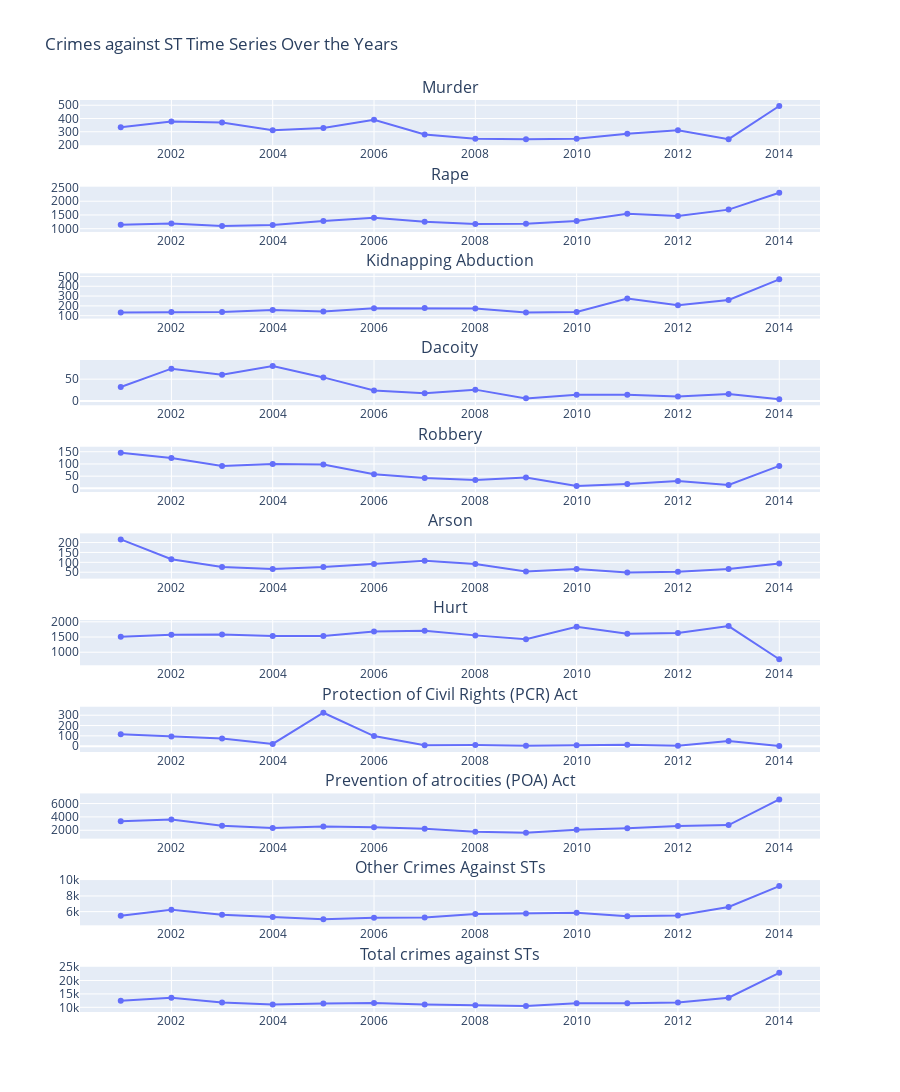

This figure's notebook cell:
### Code cell
crime_features_ST = dis_w_cr_co_ST_final.columns.drop(['STATE/UT', 'DISTRICT', 'Year',])

# Create subplots with shared x-axis
fig = make_subplots(rows=len(crime_features_ST), cols=1, subplot_titles=crime_features_ST, shared_xaxes=False)

# Populate subplots with line charts for each feature
for i, feature in enumerate(crime_features_ST):
    crime_by_year = dis_w_cr_co_ST_final.groupby("Year")[feature].sum().reset_index()
    trace = px.line(crime_by_year, x='Year', y=feature, markers=True, line_shape='linear', title=f'{feature} Over the Years')
    fig.add_trace(trace['data'][0], row=i+1, col=1)

# Update layout
fig.update_layout(height=len(crime_features_children) * 300, title_text="Crimes against ST Time Series Over the Years")

# Show the plot
fig.show()

### Figure 1 — Plotly figure (JSON) as saved in the notebook; plotly's stock layout.template omitted (floating-point values rounded to 4 significant figures)
{"data": [{"hovertemplate": "Year=%{x}<br>Murder=%{y}<extra></extra>", "legendgroup": "", "line": {"color": "#636efa", "dash": "solid", "shape": "linear"}, "marker": {"symbol": "circle"}, "mode": "lines+markers", "name": "", "orientation": "v", "showlegend": false, "type": "scatter", "x": [2001, 2002, 2003, 2004, 2005, 2006, 2007, 2008, 2009, 2010, 2011, 2012, 2013, 2014], "xaxis": "x", "y": [334, 378, 370, 312, 328, 390, 280, 248, 244, 248, 286, 312, 244, 494], "yaxis": "y"}, {"hovertemplate": "Year=%{x}<br>Rape=%{y}<extra></extra>", "legendgroup": "", "line": {"color": "#636efa", "dash": "solid", "shape": "linear"}, "marker": {"symbol": "circle"}, "mode": "lines+markers", "name": "", "orientation": "v", "showlegend": false, "type": "scatter", "x": [2001, 2002, 2003, 2004, 2005, 2006, 2007, 2008, 2009, 2010, 2011, 2012, 2013, 2014], "xaxis": "x2", "y": [1146, 1192, 1102, 1132, 1280, 1400, 1254, 1170, 1178, 1280, 1544, 1458, 1694, 2310], "yaxis": "y2"}, {"hovertemplate": "Year=%{x}<br>Kidnapping Abduction=%{y}<extra></extra>", "legendgroup": "", "line": {"color": "#636efa", "dash": "solid", "shape": "linear"}, "marker": {"symbol": "circle"}, "mode": "lines+markers", "name": "", "orientation": "v", "showlegend": false, "type": "scatter", "x": [2001, 2002, 2003, 2004, 2005, 2006, 2007, 2008, 2009, 2010, 2011, 2012, 2013, 2014], "xaxis": "x3", "y": [134, 138, 138, 158, 144, 176, 178, 174, 132, 138, 274, 206, 260, 470], "yaxis": "y3"}, {"hovertemplate": "Year=%{x}<br>Dacoity=%{y}<extra></extra>", "legendgroup": "", "line": {"color": "#636efa", "dash": "solid", "shape": "linear"}, "marker": {"symbol": "circle"}, "mode": "lines+markers", "name": "", "orientation": "v", "showlegend": false, "type": "scatter", "x": [2001, 2002, 2003, 2004, 2005, 2006, 2007, 2008, 2009, 2010, 2011, 2012, 2013, 2014], "xaxis": "x4", "y": [32, 74, 60, 80, 54, 24, 18, 26, 6, 14, 14, 10, 16, 4], "yaxis": "y4"}, {"hovertemplate": "Year=%{x}<br>Robbery=%{y}<extra></extra>", "legendgroup": "", "line": {"color": "#636efa", "dash": "solid", "shape": "linear"}, "marker": {"symbol": "circle"}, "mode": "lines+markers", "name": "", "orientation": "v", "showlegend": false, "type": "scatter", "x": [2001, 2002, 2003, 2004, 2005, 2006, 2007, 2008, 2009, 2010, 2011, 2012, 2013, 2014], "xaxis": "x5", "y": [146, 124, 92, 100, 98, 58, 42, 34, 44, 10, 18, 30, 14, 92], "yaxis": "y5"}, {"hovertemplate": "Year=%{x}<br>Arson=%{y}<extra></extra>", "legendgroup": "", "line": {"color": "#636efa", "dash": "solid", "shape": "linear"}, "marker": {"symbol": "circle"}, "mode": "lines+markers", "name": "", "orientation": "v", "showlegend": false, "type": "scatter", "x": [2001, 2002, 2003, 2004, 2005, 2006, 2007, 2008, 2009, 2010, 2011, 2012, 2013, 2014], "xaxis": "x6", "y": [216, 116, 76, 66, 76, 92, 108, 92, 54, 66, 48, 52, 66, 94], "yaxis": "y6"}, {"hovertemplate": "Year=%{x}<br>Hurt=%{y}<extra></extra>", "legendgroup": "", "line": {"color": "#636efa", "dash": "solid", "shape": "linear"}, "marker": {"symbol": "circle"}, "mode": "lines+markers", "name": "", "orientation": "v", "showlegend": false, "type": "scatter", "x": [2001, 2002, 2003, 2004, 2005, 2006, 2007, 2008, 2009, 2010, 2011, 2012, 2013, 2014], "xaxis": "x7", "y": [1512, 1576, 1580, 1534, 1534, 1678, 1710, 1554, 1430, 1834, 1606, 1632, 1860, 768], "yaxis": "y7"}, {"hovertemplate": "Year=%{x}<br>Protection of Civil Rights (PCR) Act=%{y}<extra></extra>", "legendgroup": "", "line": {"color": "#636efa", "dash": "solid", "shape": "linear"}, "marker": {"symbol": "circle"}, "mode": "lines+markers", "name": "", "orientation": "v", "showlegend": false, "type": "scatter", "x": [2001, 2002, 2003, 2004, 2005, 2006, 2007, 2008, 2009, 2010, 2011, 2012, 2013, 2014], "xaxis": "x8", "y": [116, 94, 74, 22, 324, 98, 10, 12, 4, 10, 14, 4, 50, 2], "yaxis": "y8"}, {"hovertemplate": "Year=%{x}<br>Prevention of atrocities (POA) Act=%{y}<extra></extra>", "legendgroup": "", "line": {"color": "#636efa", "dash": "solid", "shape": "linear"}, "marker": {"symbol": "circle"}, "mode": "lines+markers", "name": "", "orientation": "v", "showlegend": false, "type": "scatter", "x": [2001, 2002, 2003, 2004, 2005, 2006, 2007, 2008, 2009, 2010, 2011, 2012, 2013, 2014], "xaxis": "x9", "y": [3334, 3600, 2680, 2350, 2566, 2464, 2208, 1764, 1644, 2074, 2308, 2622, 2780, 6616], "yaxis": "y9"}, {"hovertemplate": "Year=%{x}<br>Other Crimes Against STs=%{y}<extra></extra>", "legendgroup": "", "line": {"color": "#636efa", "dash": "solid", "shape": "linear"}, "marker": {"symbol": "circle"}, "mode": "lines+markers", "name": "", "orientation": "v", "showlegend": false, "type": "scatter", "x": [2001, 2002, 2003, 2004, 2005, 2006, 2007, 2008, 2009, 2010, 2011, 2012, 2013, 2014], "xaxis": "x10", "y": [5464, 6248, 5601, 5316, 5022, 5207, 5256, 5710, 5764, 5854, 5400, 5518, 6602, 9254], "yaxis": "y10"}, {"hovertemplate": "Year=%{x}<br>Total crimes against STs=%{y}<extra></extra>", "legendgroup": "", "line": {"color": "#636efa", "dash": "solid", "shape": "linear"}, "marker": {"symbol": "circle"}, "mode": "lines+markers", "name": "", "orientation": "v", "showlegend": false, "type": "scatter", "x": [2001, 2002, 2003, 2004, 2005, 2006, 2007, 2008, 2009, 2010, 2011, 2012, 2013, 2014], "xaxis": "x11", "y": [12434, 13540, 11773, 11070, 11426, 11587, 11064, 10784, 10500, 11528, 11512, 11844, 13586, 22868], "yaxis": "y11"}], "layout": {"annotations": [{"font": {"size": 16}, "showarrow": false, "text": "Murder", "x": 0.5, "xanchor": "center", "xref": "paper", "y": 1.0, "yanchor": "bottom", "yref": "paper"}, {"font": {"size": 16}, "showarrow": false, "text": "Rape", "x": 0.5, "xanchor": "center", "xref": "paper", "y": 0.905, "yanchor": "bottom", "yref": "paper"}, {"font": {"size": 16}, "showarrow": false, "text": "Kidnapping Abduction", "x": 0.5, "xanchor": "center", "xref": "paper", "y": 0.8099, "yanchor": "bottom", "yref": "paper"}, {"font": {"size": 16}, "showarrow": false, "text": "Dacoity", "x": 0.5, "xanchor": "center", "xref": "paper", "y": 0.7149, "yanchor": "bottom", "yref": "paper"}, {"font": {"size": 16}, "showarrow": false, "text": "Robbery", "x": 0.5, "xanchor": "center", "xref": "paper", "y": 0.6198, "yanchor": "bottom", "yref": "paper"}, {"font": {"size": 16}, "showarrow": false, "text": "Arson", "x": 0.5, "xanchor": "center", "xref": "paper", "y": 0.5248, "yanchor": "bottom", "yref": "paper"}, {"font": {"size": 16}, "showarrow": false, "text": "Hurt", "x": 0.5, "xanchor": "center", "xref": "paper", "y": 0.4298, "yanchor": "bottom", "yref": "paper"}, {"font": {"size": 16}, "showarrow": false, "text": "Protection of Civil Rights (PCR) Act", "x": 0.5, "xanchor": "center", "xref": "paper", "y": 0.3347, "yanchor": "bottom", "yref": "paper"}, {"font": {"size": 16}, "showarrow": false, "text": "Prevention of atrocities (POA) Act", "x": 0.5, "xanchor": "center", "xref": "paper", "y": 0.2397, "yanchor": "bottom", "yref": "paper"}, {"font": {"size": 16}, "showarrow": false, "text": "Other Crimes Against STs", "x": 0.5, "xanchor": "center", "xref": "paper", "y": 0.1446, "yanchor": "bottom", "yref": "paper"}, {"font": {"size": 16}, "showarrow": false, "text": "Total crimes against STs", "x": 0.5, "xanchor": "center", "xref": "paper", "y": 0.04959, "yanchor": "bottom", "yref": "paper"}], "height": 4200, "title": {"text": "Crimes against ST Time Series Over the Years"}, "xaxis": {"anchor": "y", "domain": [0, 1]}, "xaxis10": {"anchor": "y10", "domain": [0, 1]}, "xaxis11": {"anchor": "y11", "domain": [0, 1]}, "xaxis2": {"anchor": "y2", "domain": [0, 1]}, "xaxis3": {"anchor": "y3", "domain": [0, 1]}, "xaxis4": {"anchor": "y4", "domain": [0, 1]}, "xaxis5": {"anchor": "y5", "domain": [0, 1]}, "xaxis6": {"anchor": "y6", "domain": [0, 1]}, "xaxis7": {"anchor": "y7", "domain": [0, 1]}, "xaxis8": {"anchor": "y8", "domain": [0, 1]}, "xaxis9": {"anchor": "y9", "domain": [0, 1]}, "yaxis": {"anchor": "x", "domain": [0.9504, 1.0]}, "yaxis10": {"anchor": "x10", "domain": [0.09504, 0.1446]}, "yaxis11": {"anchor": "x11", "domain": [0, 0.04959]}, "yaxis2": {"anchor": "x2", "domain": [0.8554, 0.905]}, "yaxis3": {"anchor": "x3", "domain": [0.7603, 0.8099]}, "yaxis4": {"anchor": "x4", "domain": [0.6653, 0.7149]}, "yaxis5": {"anchor": "x5", "domain": [0.5702, 0.6198]}, "yaxis6": {"anchor": "x6", "domain": [0.4752, 0.5248]}, "yaxis7": {"anchor": "x7", "domain": [0.3802, 0.4298]}, "yaxis8": {"anchor": "x8", "domain": [0.2851, 0.3347]}, "yaxis9": {"anchor": "x9", "domain": [0.1901, 0.2397]}}}
